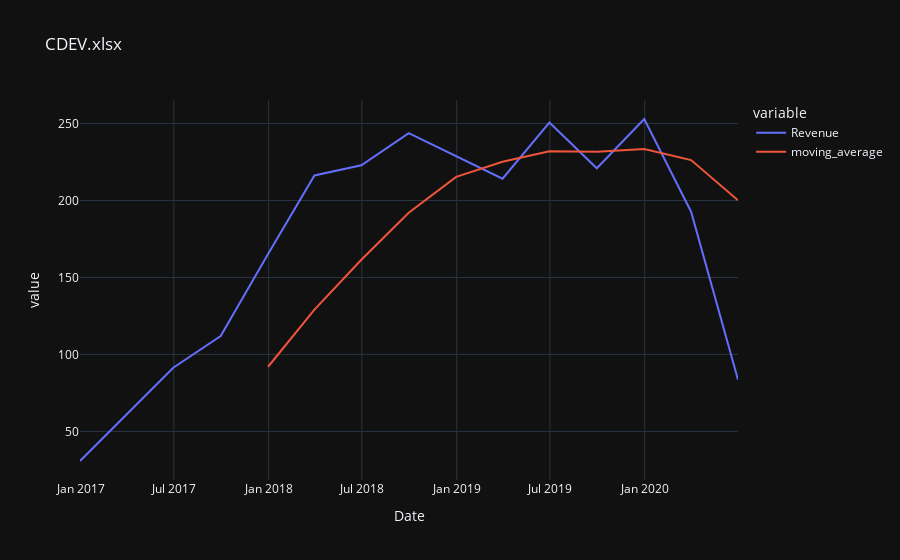
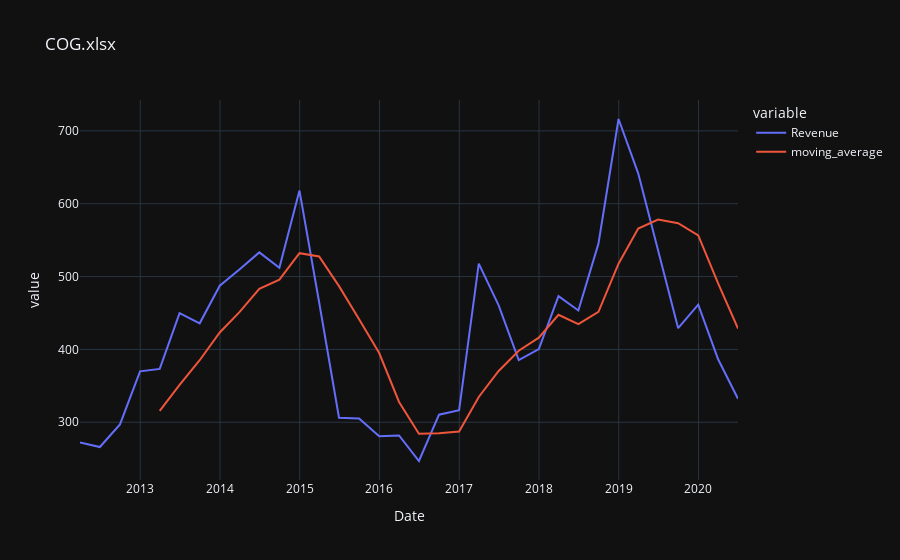
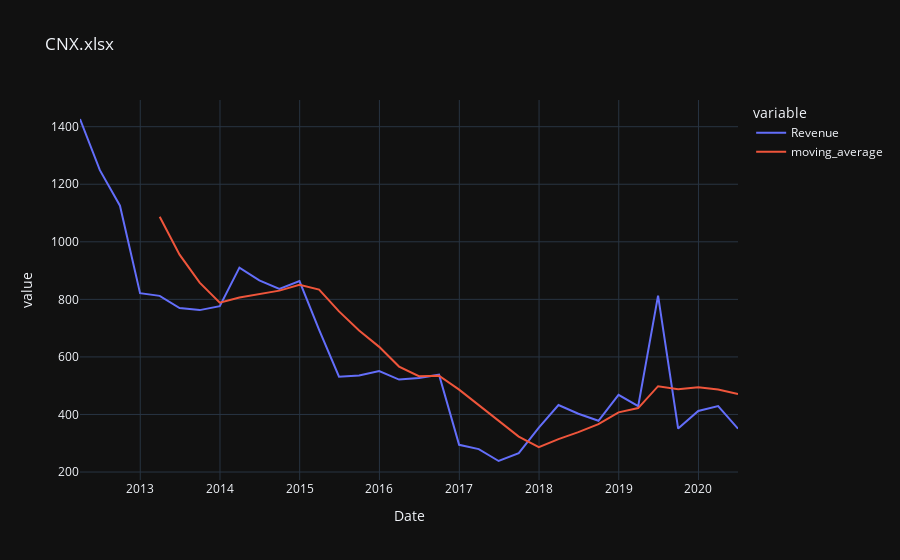
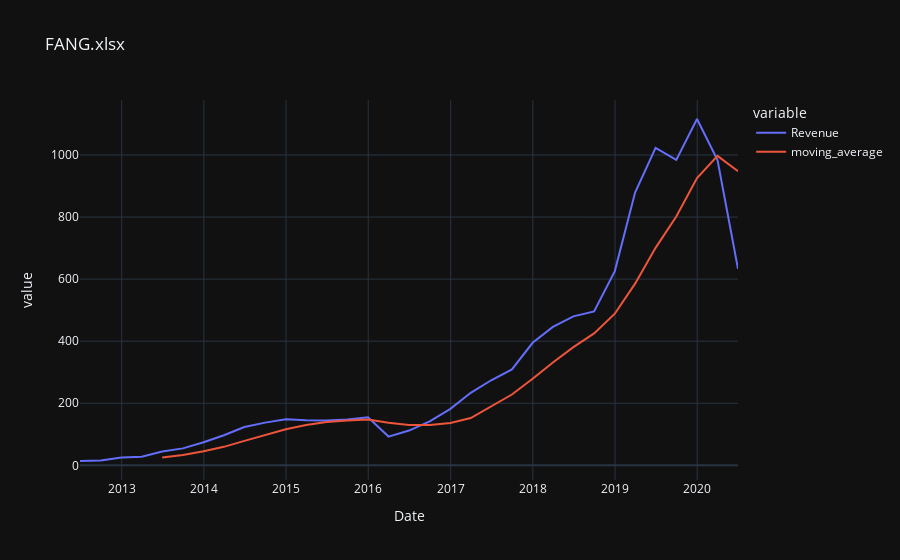

The notebook cell these images were saved under, in order:
### Markdown cell above
## AutoML, best-model for revenue

### Code cell
# plot multiple time series with moving avgs in a loop
for i in all_ts:
    subset = df_train_macro[df_train_macro['Company_name'] == i]
    subset['moving_average'] = subset['Revenue'].rolling(5).mean()
    fig = px.line(subset, x="Date", y=["Revenue","moving_average"], title = i, template = 'plotly_dark')
    fig.show()

### Figure 1 — Plotly figure (JSON) as saved in the notebook; plotly's stock layout.template omitted (floating-point values rounded to 4 significant figures)
{"data": [{"hovertemplate": "variable=Revenue<br>Date=%{x}<br>value=%{y}<extra></extra>", "legendgroup": "Revenue", "line": {"color": "#636efa", "dash": "solid"}, "marker": {"symbol": "circle"}, "mode": "lines", "name": "Revenue", "orientation": "v", "showlegend": true, "type": "scatter", "x": ["2016-12-31T00:00:00", "2017-03-31T00:00:00", "2017-06-30T00:00:00", "2017-09-30T00:00:00", "2017-12-31T00:00:00", "2018-03-31T00:00:00", "2018-06-30T00:00:00", "2018-09-30T00:00:00", "2018-12-31T00:00:00", "2019-03-31T00:00:00", "2019-06-30T00:00:00", "2019-09-30T00:00:00", "2019-12-31T00:00:00", "2020-03-31T00:00:00", "2020-06-30T00:00:00"], "xaxis": "x", "y": [30.77, 60.7, 91.34, 112.0, 165.2, 216.3, 222.9, 243.7, 228.7, 214.2, 250.6, 220.9, 252.9, 192.7, 83.61], "yaxis": "y"}, {"hovertemplate": "variable=moving_average<br>Date=%{x}<br>value=%{y}<extra></extra>", "legendgroup": "moving_average", "line": {"color": "#EF553B", "dash": "solid"}, "marker": {"symbol": "circle"}, "mode": "lines", "name": "moving_average", "orientation": "v", "showlegend": true, "type": "scatter", "x": ["2016-12-31T00:00:00", "2017-03-31T00:00:00", "2017-06-30T00:00:00", "2017-09-30T00:00:00", "2017-12-31T00:00:00", "2018-03-31T00:00:00", "2018-06-30T00:00:00", "2018-09-30T00:00:00", "2018-12-31T00:00:00", "2019-03-31T00:00:00", "2019-06-30T00:00:00", "2019-09-30T00:00:00", "2019-12-31T00:00:00", "2020-03-31T00:00:00", "2020-06-30T00:00:00"], "xaxis": "x", "y": [null, null, null, null, 92.0, 129.1, 161.5, 192.0, 215.4, 225.2, 232.0, 231.6, 233.5, 226.3, 200.2], "yaxis": "y"}], "layout": {"legend": {"title": {"text": "variable"}, "tracegroupgap": 0}, "title": {"text": "CDEV.xlsx"}, "xaxis": {"anchor": "y", "domain": [0, 1], "title": {"text": "Date"}}, "yaxis": {"anchor": "x", "domain": [0, 1], "title": {"text": "value"}}}}

### Figure 2 — Plotly figure (JSON) as saved in the notebook; plotly's stock layout.template omitted (floating-point values rounded to 4 significant figures)
{"data": [{"hovertemplate": "variable=Revenue<br>Date=%{x}<br>value=%{y}<extra></extra>", "legendgroup": "Revenue", "line": {"color": "#636efa", "dash": "solid"}, "marker": {"symbol": "circle"}, "mode": "lines", "name": "Revenue", "orientation": "v", "showlegend": true, "type": "scatter", "x": ["2012-03-31T00:00:00", "2012-06-30T00:00:00", "2012-09-30T00:00:00", "2012-12-31T00:00:00", "2013-03-31T00:00:00", "2013-06-30T00:00:00", "2013-09-30T00:00:00", "2013-12-31T00:00:00", "2014-03-31T00:00:00", "2014-06-30T00:00:00", "2014-09-30T00:00:00", "2014-12-31T00:00:00", "2015-03-31T00:00:00", "2015-06-30T00:00:00", "2015-09-30T00:00:00", "2015-12-31T00:00:00", "2016-03-31T00:00:00", "2016-06-30T00:00:00", "2016-09-30T00:00:00", "2016-12-31T00:00:00", "2017-03-31T00:00:00", "2017-06-30T00:00:00", "2017-09-30T00:00:00", "2017-12-31T00:00:00", "2018-03-31T00:00:00", "2018-06-30T00:00:00", "2018-09-30T00:00:00", "2018-12-31T00:00:00", "2019-03-31T00:00:00", "2019-06-30T00:00:00", "2019-09-30T00:00:00", "2019-12-31T00:00:00", "2020-03-31T00:00:00", "2020-06-30T00:00:00"], "xaxis": "x", "y": [272.1, 266.0, 297.0, 369.9, 373.3, 449.7, 435.8, 487.5, 509.8, 533.2, 512.0, 618.0, 464.8, 306.3, 305.3, 280.8, 281.9, 246.8, 310.4, 316.5, 517.8, 460.5, 385.4, 400.5, 473.2, 453.4, 545.2, 716.3, 641.7, 534.1, 429.1, 461.4, 386.5, 332.3], "yaxis": "y"}, {"hovertemplate": "variable=moving_average<br>Date=%{x}<br>value=%{y}<extra></extra>", "legendgroup": "moving_average", "line": {"color": "#EF553B", "dash": "solid"}, "marker": {"symbol": "circle"}, "mode": "lines", "name": "moving_average", "orientation": "v", "showlegend": true, "type": "scatter", "x": ["2012-03-31T00:00:00", "2012-06-30T00:00:00", "2012-09-30T00:00:00", "2012-12-31T00:00:00", "2013-03-31T00:00:00", "2013-06-30T00:00:00", "2013-09-30T00:00:00", "2013-12-31T00:00:00", "2014-03-31T00:00:00", "2014-06-30T00:00:00", "2014-09-30T00:00:00", "2014-12-31T00:00:00", "2015-03-31T00:00:00", "2015-06-30T00:00:00", "2015-09-30T00:00:00", "2015-12-31T00:00:00", "2016-03-31T00:00:00", "2016-06-30T00:00:00", "2016-09-30T00:00:00", "2016-12-31T00:00:00", "2017-03-31T00:00:00", "2017-06-30T00:00:00", "2017-09-30T00:00:00", "2017-12-31T00:00:00", "2018-03-31T00:00:00", "2018-06-30T00:00:00", "2018-09-30T00:00:00", "2018-12-31T00:00:00", "2019-03-31T00:00:00", "2019-06-30T00:00:00", "2019-09-30T00:00:00", "2019-12-31T00:00:00", "2020-03-31T00:00:00", "2020-06-30T00:00:00"], "xaxis": "x", "y": [null, null, null, null, 315.7, 351.2, 385.2, 423.2, 451.2, 483.2, 495.7, 532.1, 527.6, 486.9, 441.3, 395.0, 327.8, 284.2, 285.1, 287.3, 334.7, 370.4, 398.1, 416.1, 447.5, 434.6, 451.6, 517.7, 566.0, 578.1, 573.3, 556.5, 490.5, 428.7], "yaxis": "y"}], "layout": {"legend": {"title": {"text": "variable"}, "tracegroupgap": 0}, "title": {"text": "COG.xlsx"}, "xaxis": {"anchor": "y", "domain": [0, 1], "title": {"text": "Date"}}, "yaxis": {"anchor": "x", "domain": [0, 1], "title": {"text": "value"}}}}

### Figure 3 — Plotly figure (JSON) as saved in the notebook; plotly's stock layout.template omitted (floating-point values rounded to 4 significant figures)
{"data": [{"hovertemplate": "variable=Revenue<br>Date=%{x}<br>value=%{y}<extra></extra>", "legendgroup": "Revenue", "line": {"color": "#636efa", "dash": "solid"}, "marker": {"symbol": "circle"}, "mode": "lines", "name": "Revenue", "orientation": "v", "showlegend": true, "type": "scatter", "x": ["2012-03-31T00:00:00", "2012-06-30T00:00:00", "2012-09-30T00:00:00", "2012-12-31T00:00:00", "2013-03-31T00:00:00", "2013-06-30T00:00:00", "2013-09-30T00:00:00", "2013-12-31T00:00:00", "2014-03-31T00:00:00", "2014-06-30T00:00:00", "2014-09-30T00:00:00", "2014-12-31T00:00:00", "2015-03-31T00:00:00", "2015-06-30T00:00:00", "2015-09-30T00:00:00", "2015-12-31T00:00:00", "2016-03-31T00:00:00", "2016-06-30T00:00:00", "2016-09-30T00:00:00", "2016-12-31T00:00:00", "2017-03-31T00:00:00", "2017-06-30T00:00:00", "2017-09-30T00:00:00", "2017-12-31T00:00:00", "2018-03-31T00:00:00", "2018-06-30T00:00:00", "2018-09-30T00:00:00", "2018-12-31T00:00:00", "2019-03-31T00:00:00", "2019-06-30T00:00:00", "2019-09-30T00:00:00", "2019-12-31T00:00:00", "2020-03-31T00:00:00", "2020-06-30T00:00:00"], "xaxis": "x", "y": [1427.0, 1249.0, 1125.0, 821.7, 812.2, 769.6, 762.7, 776.2, 910.4, 866.0, 836.3, 863.4, 694.0, 531.5, 535.3, 550.7, 521.2, 526.4, 538.4, 294.7, 279.6, 238.3, 265.5, 354.4, 432.9, 402.6, 378.0, 468.4, 429.2, 813.0, 351.2, 412.2, 429.0, 350.6], "yaxis": "y"}, {"hovertemplate": "variable=moving_average<br>Date=%{x}<br>value=%{y}<extra></extra>", "legendgroup": "moving_average", "line": {"color": "#EF553B", "dash": "solid"}, "marker": {"symbol": "circle"}, "mode": "lines", "name": "moving_average", "orientation": "v", "showlegend": true, "type": "scatter", "x": ["2012-03-31T00:00:00", "2012-06-30T00:00:00", "2012-09-30T00:00:00", "2012-12-31T00:00:00", "2013-03-31T00:00:00", "2013-06-30T00:00:00", "2013-09-30T00:00:00", "2013-12-31T00:00:00", "2014-03-31T00:00:00", "2014-06-30T00:00:00", "2014-09-30T00:00:00", "2014-12-31T00:00:00", "2015-03-31T00:00:00", "2015-06-30T00:00:00", "2015-09-30T00:00:00", "2015-12-31T00:00:00", "2016-03-31T00:00:00", "2016-06-30T00:00:00", "2016-09-30T00:00:00", "2016-12-31T00:00:00", "2017-03-31T00:00:00", "2017-06-30T00:00:00", "2017-09-30T00:00:00", "2017-12-31T00:00:00", "2018-03-31T00:00:00", "2018-06-30T00:00:00", "2018-09-30T00:00:00", "2018-12-31T00:00:00", "2019-03-31T00:00:00", "2019-06-30T00:00:00", "2019-09-30T00:00:00", "2019-12-31T00:00:00", "2020-03-31T00:00:00", "2020-06-30T00:00:00"], "xaxis": "x", "y": [null, null, null, null, 1087.0, 955.6, 858.3, 788.5, 806.2, 817.0, 830.3, 850.5, 834.0, 758.2, 692.1, 635.0, 566.5, 533.0, 534.4, 486.3, 432.1, 375.5, 323.3, 286.5, 314.2, 338.7, 366.7, 407.3, 422.2, 498.2, 488.0, 494.8, 486.9, 471.2], "yaxis": "y"}], "layout": {"legend": {"title": {"text": "variable"}, "tracegroupgap": 0}, "title": {"text": "CNX.xlsx"}, "xaxis": {"anchor": "y", "domain": [0, 1], "title": {"text": "Date"}}, "yaxis": {"anchor": "x", "domain": [0, 1], "title": {"text": "value"}}}}

### Figure 4 — Plotly figure (JSON) as saved in the notebook; plotly's stock layout.template omitted (floating-point values rounded to 4 significant figures)
{"data": [{"hovertemplate": "variable=Revenue<br>Date=%{x}<br>value=%{y}<extra></extra>", "legendgroup": "Revenue", "line": {"color": "#636efa", "dash": "solid"}, "marker": {"symbol": "circle"}, "mode": "lines", "name": "Revenue", "orientation": "v", "showlegend": true, "type": "scatter", "x": ["2012-06-30T00:00:00", "2012-09-30T00:00:00", "2012-12-31T00:00:00", "2013-03-31T00:00:00", "2013-06-30T00:00:00", "2013-09-30T00:00:00", "2013-12-31T00:00:00", "2014-03-31T00:00:00", "2014-06-30T00:00:00", "2014-09-30T00:00:00", "2014-12-31T00:00:00", "2015-03-31T00:00:00", "2015-06-30T00:00:00", "2015-09-30T00:00:00", "2015-12-31T00:00:00", "2016-03-31T00:00:00", "2016-06-30T00:00:00", "2016-09-30T00:00:00", "2016-12-31T00:00:00", "2017-03-31T00:00:00", "2017-06-30T00:00:00", "2017-09-30T00:00:00", "2017-12-31T00:00:00", "2018-03-31T00:00:00", "2018-06-30T00:00:00", "2018-09-30T00:00:00", "2018-12-31T00:00:00", "2019-03-31T00:00:00", "2019-06-30T00:00:00", "2019-09-30T00:00:00", "2019-12-31T00:00:00", "2020-03-31T00:00:00", "2020-06-30T00:00:00"], "xaxis": "x", "y": [13.92, 15.92, 25.53, 27.37, 44.54, 54.58, 74.3, 96.95, 123.4, 137.6, 148.2, 145.0, 144.4, 147.4, 154.8, 92.6, 112.0, 141.7, 182.0, 233.6, 274.1, 309.3, 394.9, 445.8, 480, 496, 625.8, 879, 1023, 984, 1116, 984, 633], "yaxis": "y"}, {"hovertemplate": "variable=moving_average<br>Date=%{x}<br>value=%{y}<extra></extra>", "legendgroup": "moving_average", "line": {"color": "#EF553B", "dash": "solid"}, "marker": {"symbol": "circle"}, "mode": "lines", "name": "moving_average", "orientation": "v", "showlegend": true, "type": "scatter", "x": ["2012-06-30T00:00:00", "2012-09-30T00:00:00", "2012-12-31T00:00:00", "2013-03-31T00:00:00", "2013-06-30T00:00:00", "2013-09-30T00:00:00", "2013-12-31T00:00:00", "2014-03-31T00:00:00", "2014-06-30T00:00:00", "2014-09-30T00:00:00", "2014-12-31T00:00:00", "2015-03-31T00:00:00", "2015-06-30T00:00:00", "2015-09-30T00:00:00", "2015-12-31T00:00:00", "2016-03-31T00:00:00", "2016-06-30T00:00:00", "2016-09-30T00:00:00", "2016-12-31T00:00:00", "2017-03-31T00:00:00", "2017-06-30T00:00:00", "2017-09-30T00:00:00", "2017-12-31T00:00:00", "2018-03-31T00:00:00", "2018-06-30T00:00:00", "2018-09-30T00:00:00", "2018-12-31T00:00:00", "2019-03-31T00:00:00", "2019-06-30T00:00:00", "2019-09-30T00:00:00", "2019-12-31T00:00:00", "2020-03-31T00:00:00", "2020-06-30T00:00:00"], "xaxis": "x", "y": [null, null, null, null, 25.46, 33.59, 45.26, 59.55, 78.75, 97.36, 116.1, 130.2, 139.7, 144.5, 148.0, 136.8, 130.2, 129.7, 136.6, 152.4, 188.7, 228.1, 278.8, 331.5, 380.8, 425.2, 488.5, 585.3, 700.8, 801.6, 925.6, 997.2, 948], "yaxis": "y"}], "layout": {"legend": {"title": {"text": "variable"}, "tracegroupgap": 0}, "title": {"text": "FANG.xlsx"}, "xaxis": {"anchor": "y", "domain": [0, 1], "title": {"text": "Date"}}, "yaxis": {"anchor": "x", "domain": [0, 1], "title": {"text": "value"}}}}
